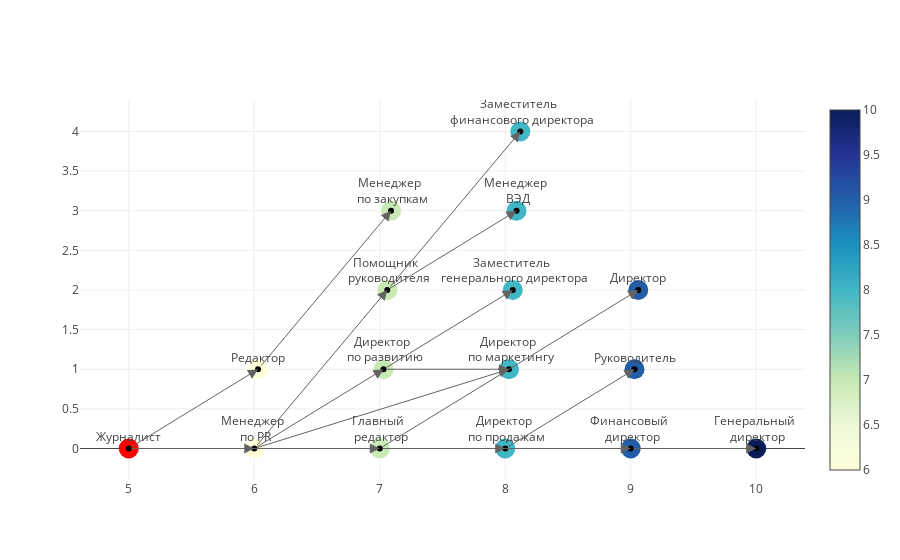

This figure's notebook cell:
### Code cell
draw("Журналист")

### Figure 1 — Plotly figure (JSON) as saved in the notebook; plotly's stock layout.template omitted (floating-point values rounded to 4 significant figures)
{"data": [{"hoverinfo": "text", "marker": {"color": ["red", 7, 9, 10, 8, 9, 9, 6, 7, 8, 8, 7, 8, 8, 6, 7], "colorscale": "YIGnBu", "reversescale": true, "showscale": true, "size": 20}, "mode": "markers", "showlegend": true, "text": [], "type": "scatter", "x": [5, 7, 9, 10, 8, 9.03, 9.06, 6, 7.03, 8.03, 8.06, 7.06, 8.09, 8.12, 6.03, 7.09], "y": [0, 0, 0, 0, 0, 1, 2, 0, 1, 1, 2, 2, 3, 4, 1, 3]}, {"hoverinfo": "none", "marker": {"color": [], "size": 0}, "mode": "markers+text", "name": "Markers and Text", "showlegend": false, "text": ["Журналист", "Главный <br> редактор", "Финансовый <br> директор", "Генеральный <br> директор", "Директор <br> по продажам", "Руководитель", "Директор", "Менеджер <br> по PR", "Директор <br> по развитию", "Директор <br> по маркетингу", "Заместитель <br> генерального директора", "Помощник <br> руководителя", "Менеджер <br> ВЭД", "Заместитель <br> финансового директора", "Редактор", "Менеджер <br> по закупкам"], "textposition": "top", "type": "scatter", "x": [5, 7, 9, 10, 8, 9.03, 9.06, 6, 7.03, 8.03, 8.06, 7.06, 8.09, 8.12, 6.03, 7.09], "y": [0, 0, 0, 0, 0, 1, 2, 0, 1, 1, 2, 2, 3, 4, 1, 3]}], "layout": {"annotations": [{"arrowcolor": "#636363", "arrowhead": 2, "arrowsize": 2, "arrowwidth": 1, "ax": 5, "axref": "x", "ay": 0, "ayref": "y", "showarrow": true, "x": 7, "xref": "x", "y": 0, "yref": "y"}, {"arrowcolor": "#636363", "arrowhead": 2, "arrowsize": 2, "arrowwidth": 1, "ax": 5, "axref": "x", "ay": 0, "ayref": "y", "showarrow": true, "x": 6, "xref": "x", "y": 0, "yref": "y"}, {"arrowcolor": "#636363", "arrowhead": 2, "arrowsize": 2, "arrowwidth": 1, "ax": 5, "axref": "x", "ay": 0, "ayref": "y", "showarrow": true, "x": 6.03, "xref": "x", "y": 1, "yref": "y"}, {"arrowcolor": "#636363", "arrowhead": 2, "arrowsize": 2, "arrowwidth": 1, "ax": 7, "axref": "x", "ay": 0, "ayref": "y", "showarrow": true, "x": 9, "xref": "x", "y": 0, "yref": "y"}, {"arrowcolor": "#636363", "arrowhead": 2, "arrowsize": 2, "arrowwidth": 1, "ax": 7, "axref": "x", "ay": 0, "ayref": "y", "showarrow": true, "x": 8, "xref": "x", "y": 0, "yref": "y"}, {"arrowcolor": "#636363", "arrowhead": 2, "arrowsize": 2, "arrowwidth": 1, "ax": 7, "axref": "x", "ay": 0, "ayref": "y", "showarrow": true, "x": 9.06, "xref": "x", "y": 2, "yref": "y"}, {"arrowcolor": "#636363", "arrowhead": 2, "arrowsize": 2, "arrowwidth": 1, "ax": 9, "axref": "x", "ay": 0, "ayref": "y", "showarrow": true, "x": 10, "xref": "x", "y": 0, "yref": "y"}, {"arrowcolor": "#636363", "arrowhead": 2, "arrowsize": 2, "arrowwidth": 1, "ax": 8, "axref": "x", "ay": 0, "ayref": "y", "showarrow": true, "x": 9.03, "xref": "x", "y": 1, "yref": "y"}, {"arrowcolor": "#636363", "arrowhead": 2, "arrowsize": 2, "arrowwidth": 1, "ax": 6, "axref": "x", "ay": 0, "ayref": "y", "showarrow": true, "x": 7.03, "xref": "x", "y": 1, "yref": "y"}, {"arrowcolor": "#636363", "arrowhead": 2, "arrowsize": 2, "arrowwidth": 1, "ax": 6, "axref": "x", "ay": 0, "ayref": "y", "showarrow": true, "x": 8.03, "xref": "x", "y": 1, "yref": "y"}, {"arrowcolor": "#636363", "arrowhead": 2, "arrowsize": 2, "arrowwidth": 1, "ax": 6, "axref": "x", "ay": 0, "ayref": "y", "showarrow": true, "x": 7.06, "xref": "x", "y": 2, "yref": "y"}, {"arrowcolor": "#636363", "arrowhead": 2, "arrowsize": 2, "arrowwidth": 1, "ax": 7.03, "axref": "x", "ay": 1, "ayref": "y", "showarrow": true, "x": 8.03, "xref": "x", "y": 1, "yref": "y"}, {"arrowcolor": "#636363", "arrowhead": 2, "arrowsize": 2, "arrowwidth": 1, "ax": 7.03, "axref": "x", "ay": 1, "ayref": "y", "showarrow": true, "x": 8.06, "xref": "x", "y": 2, "yref": "y"}, {"arrowcolor": "#636363", "arrowhead": 2, "arrowsize": 2, "arrowwidth": 1, "ax": 7.06, "axref": "x", "ay": 2, "ayref": "y", "showarrow": true, "x": 8.09, "xref": "x", "y": 3, "yref": "y"}, {"arrowcolor": "#636363", "arrowhead": 2, "arrowsize": 2, "arrowwidth": 1, "ax": 7.06, "axref": "x", "ay": 2, "ayref": "y", "showarrow": true, "x": 8.12, "xref": "x", "y": 4, "yref": "y"}, {"arrowcolor": "#636363", "arrowhead": 2, "arrowsize": 2, "arrowwidth": 1, "ax": 6.03, "axref": "x", "ay": 1, "ayref": "y", "showarrow": true, "x": 7.09, "xref": "x", "y": 3, "yref": "y"}], "showlegend": false}}
